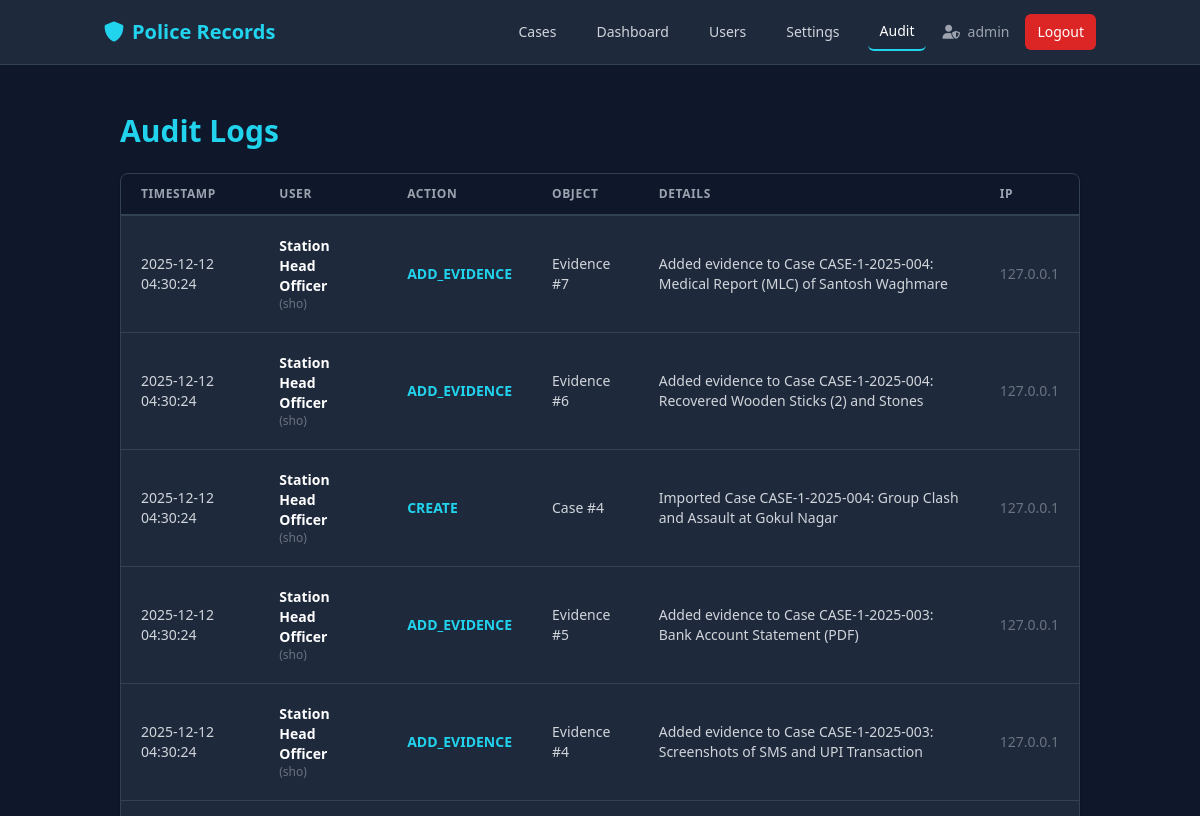
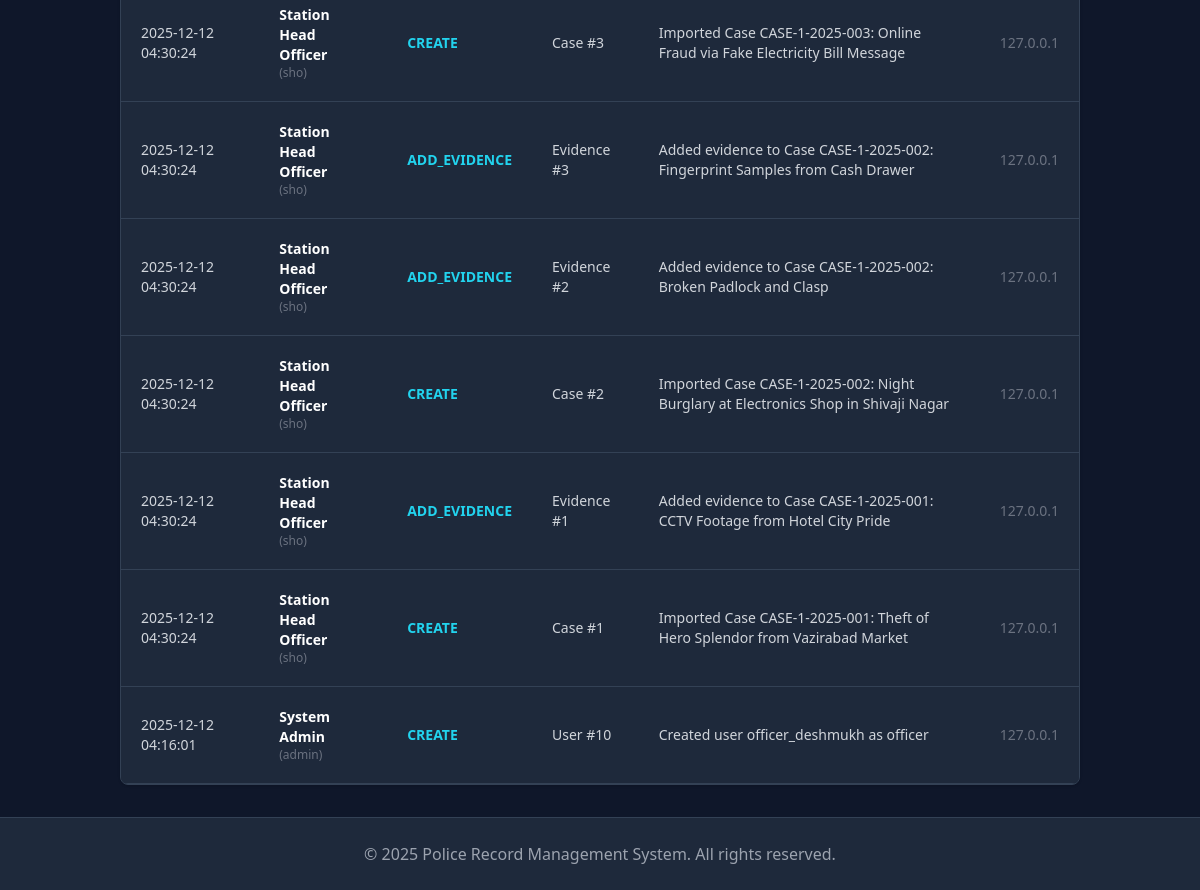
/admin/audit (signed in), run on an earlier commit of the app's database (2 pictures, top to bottom).
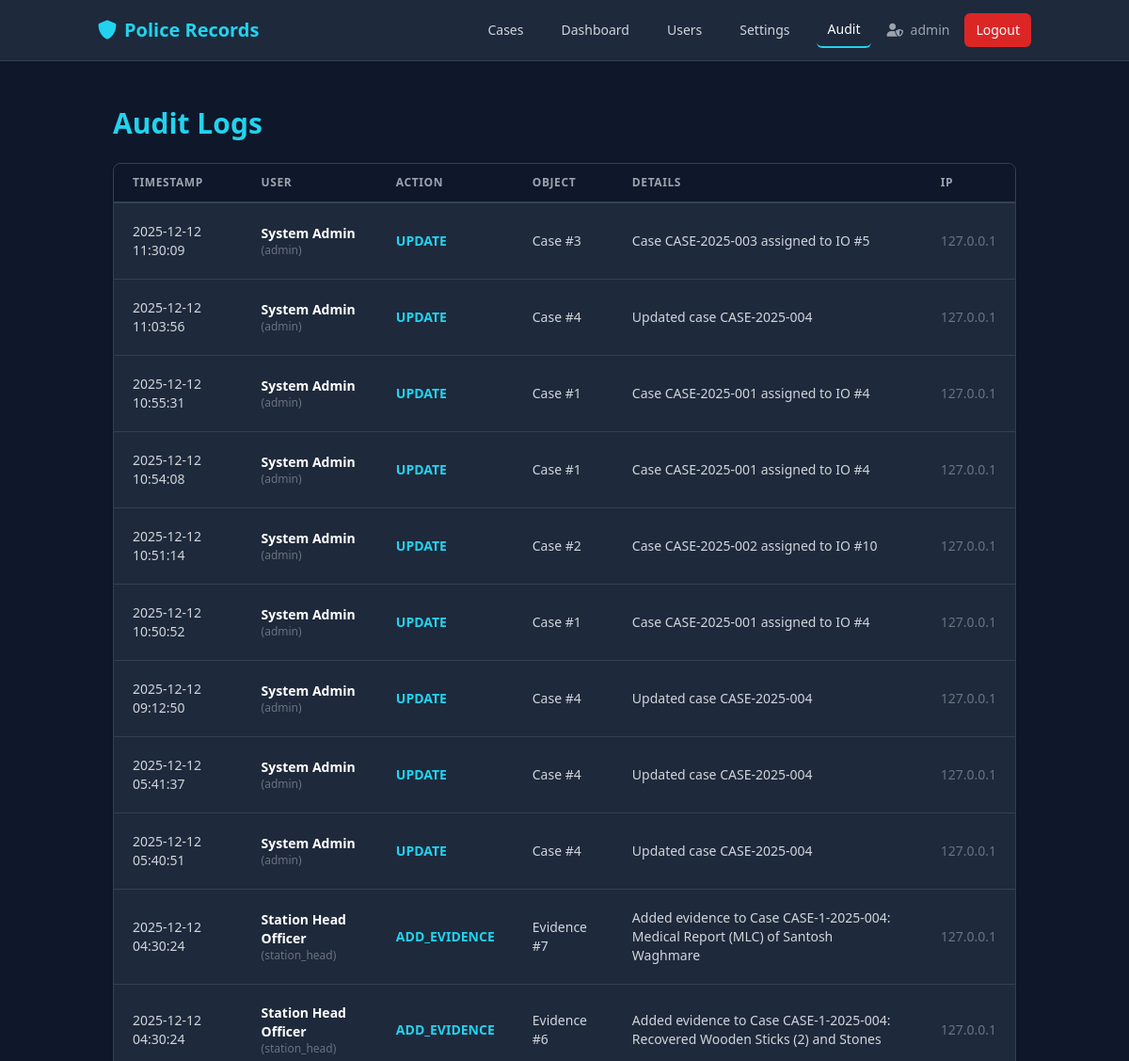
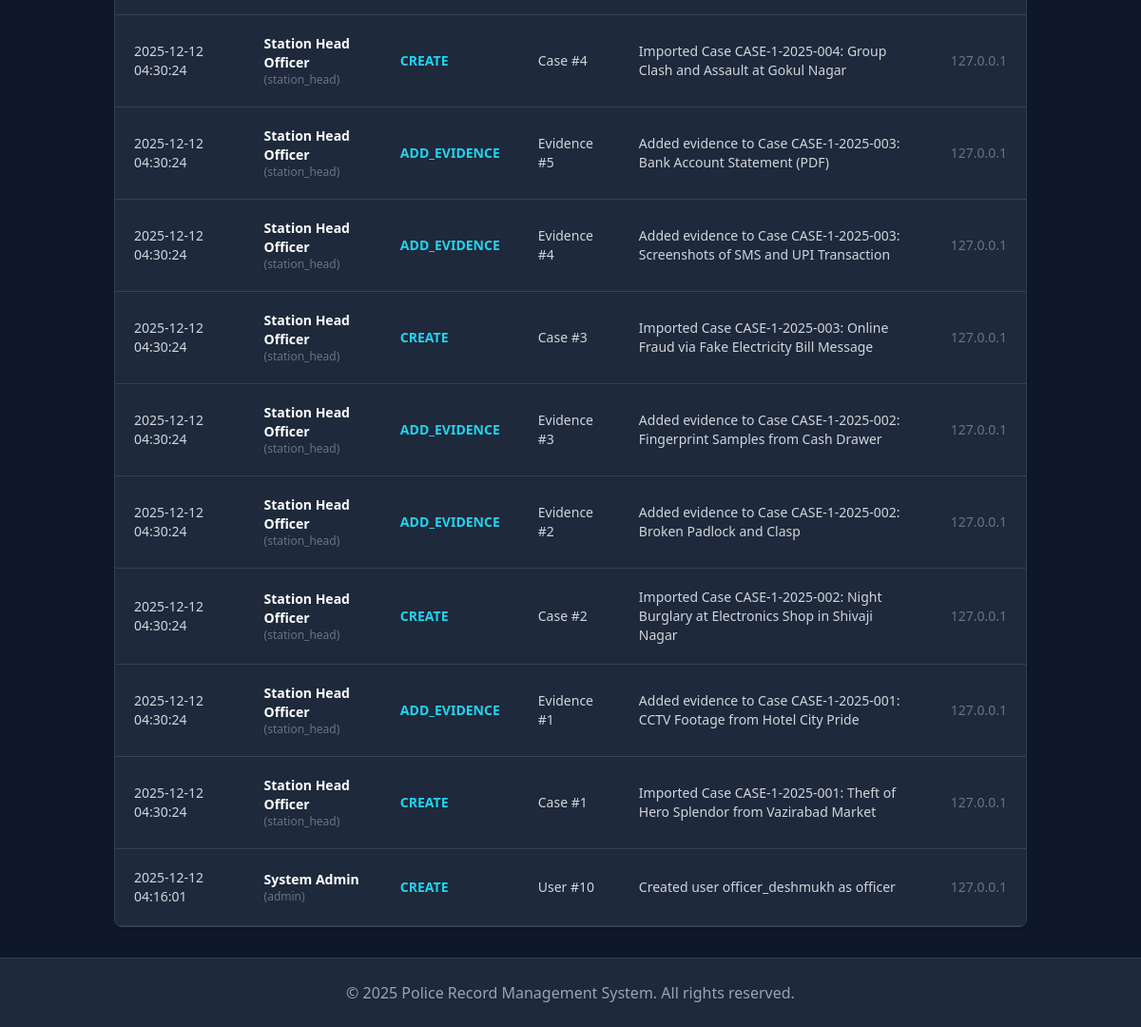
And on a later commit of the database (2 pictures, top to bottom).
### app/models.py (models this page shows, shortened)
class AuditLog(db.Model):
    id = db.Column(db.Integer, primary_key=True)
    station_id = db.Column(db.Integer, db.ForeignKey('station.id'), nullable=False)
    user_id = db.Column(db.Integer, db.ForeignKey('user.id'))
    action = db.Column(db.String(50), nullable=False) # CREATE, UPDATE, DELETE, LOGIN
    object_type = db.Column(db.String(50)) # Case, Evidence, User
    object_id = db.Column(db.Integer)
    details = db.Column(db.Text)
    ip_address = db.Column(db.String(50))
    timestamp = db.Column(db.DateTime, default=datetime.utcnow)
    user = db.relationship('User', backref=db.backref('audit_logs', lazy=True))

class User(db.Model, UserMixin):
    id = db.Column(db.Integer, primary_key=True)
    station_id = db.Column(db.Integer, db.ForeignKey('station.id'), nullable=False)
    username = db.Column(db.String(80), unique=True, nullable=False)
    email = db.Column(db.String(120), unique=True, nullable=False)
    password_hash = db.Column(db.String(255), nullable=False)
    role = db.Column(db.String(50), nullable=False)
    full_name = db.Column(db.String(120), nullable=False)
    badge_number = db.Column(db.String(50))
    inspector_id = db.Column(db.Integer, db.ForeignKey('user.id'))
    is_active = db.Column(db.Boolean, default=True)
    created_at = db.Column(db.DateTime, default=datetime.utcnow)
    station = db.relationship('Station', backref='users')
    officers = db.relationship('User', backref=db.backref('inspector', remote_side=[id]), lazy=True)
    cases_reported = db.relationship('Case', foreign_keys='Case.created_by_id', backref='reporter', lazy=True)
    firs_filed = db.relationship('FIR', foreign_keys='FIR.filed_by_id', backref='filer', lazy=True)

### app/admin/routes.py (the view)
@admin.route('/admin/audit')
@login_required
@admin_required
def audit_logs():
    logs = AuditLog.query.filter_by(station_id=current_user.station_id).order_by(AuditLog.timestamp.desc()).limit(100).all()
    return render_template('admin/audit.html', logs=logs)

### app/admin/routes.py (called while the page is built)
def admin_required(f):
    @wraps(f)
    def decorated_function(*args, **kwargs):
        if not current_user.is_authenticated or current_user.role != 'admin':
            return render_template('403.html'), 403
        return f(*args, **kwargs)
    return decorated_function

### app/models.py (called while the page is built)
@login_manager.user_loader
def load_user(user_id):
    return User.query.get(int(user_id))

### app/templates/admin/audit.html
{% extends "base.html" %}
{% block content %}
<div class="container mx-auto px-4">
    <h2 class="text-3xl font-bold text-cyan-400 mb-6">Audit Logs</h2>
    <div class="bg-slate-800 rounded-lg shadow border border-slate-700 overflow-hidden">
        <table class="min-w-full leading-normal">
            <thead>
                <tr>
                    <th
                        class="px-5 py-3 border-b-2 border-slate-700 bg-slate-900 text-left text-xs font-semibold text-gray-400 uppercase tracking-wider">
                        Timestamp</th>
                    <th
                        class="px-5 py-3 border-b-2 border-slate-700 bg-slate-900 text-left text-xs font-semibold text-gray-400 uppercase tracking-wider">
                        User</th>
                    <th
                        class="px-5 py-3 border-b-2 border-slate-700 bg-slate-900 text-left text-xs font-semibold text-gray-400 uppercase tracking-wider">
                        Action</th>
                    <th
                        class="px-5 py-3 border-b-2 border-slate-700 bg-slate-900 text-left text-xs font-semibold text-gray-400 uppercase tracking-wider">
                        Object</th>
                    <th
                        class="px-5 py-3 border-b-2 border-slate-700 bg-slate-900 text-left text-xs font-semibold text-gray-400 uppercase tracking-wider">
                        Details</th>
                    <th
                        class="px-5 py-3 border-b-2 border-slate-700 bg-slate-900 text-left text-xs font-semibold text-gray-400 uppercase tracking-wider">
                        IP</th>
                </tr>
            </thead>
            <tbody>
                {% for log in logs %}
                <tr>
                    <td class="px-5 py-5 border-b border-slate-700 bg-slate-800 text-sm text-gray-300">{{
                        log.timestamp.strftime('%Y-%m-%d %H:%M:%S') }}</td>
                    <td class="px-5 py-5 border-b border-slate-700 bg-slate-800 text-sm text-gray-300">
                        {% if log.user %}
                        <span class="font-semibold text-white">{{ log.user.full_name }}</span>
                        <span class="text-xs text-gray-500 block">({{ log.user.role }})</span>
                        {% else %}
                        <span class="text-gray-500 italic">System / Deleted User</span>
                        {% endif %}
                    </td>
                    <td class="px-5 py-5 border-b border-slate-700 bg-slate-800 text-sm font-bold text-cyan-400">{{
                        log.action }}</td>
                    <td class="px-5 py-5 border-b border-slate-700 bg-slate-800 text-sm text-gray-300">{{
                        log.object_type }} #{{ log.object_id }}</td>
                    <td class="px-5 py-5 border-b border-slate-700 bg-slate-800 text-sm text-gray-300">{{ log.details }}
                    </td>
                    <td class="px-5 py-5 border-b border-slate-700 bg-slate-800 text-sm text-gray-500">{{ log.ip_address
                        }}</td>
                </tr>
                {% endfor %}
            </tbody>
        </table>
    </div>
</div>
{% endblock %}

What changed in the data, as far as the page shows it:
added AuditLog: timestamp "2025-12-12 11:30:09", user.full_name "System Admin", user.role "admin", action "UPDATE", object_type "Case", object_id "3", details "Case CASE-2025-003 assigned to IO #5", ip_address "127.0.0.1"
added AuditLog: timestamp "2025-12-12 11:03:56", user.full_name "System Admin", user.role "admin", action "UPDATE", object_type "Case", object_id "4", details "Updated case CASE-2025-004", ip_address "127.0.0.1"
added AuditLog: timestamp "2025-12-12 10:55:31", user.full_name "System Admin", user.role "admin", action "UPDATE", object_type "Case", object_id "1", details "Case CASE-2025-001 assigned to IO #4", ip_address "127.0.0.1"
added AuditLog: timestamp "2025-12-12 10:54:08", user.full_name "System Admin", user.role "admin", action "UPDATE", object_type "Case", object_id "1", details "Case CASE-2025-001 assigned to IO #4", ip_address "127.0.0.1"
added AuditLog: timestamp "2025-12-12 10:51:14", user.full_name "System Admin", user.role "admin", action "UPDATE", object_type "Case", object_id "2", details "Case CASE-2025-002 assigned to IO #10", ip_address "127.0.0.1"
added AuditLog: timestamp "2025-12-12 10:50:52", user.full_name "System Admin", user.role "admin", action "UPDATE", object_type "Case", object_id "1", details "Case CASE-2025-001 assigned to IO #4", ip_address "127.0.0.1"
added AuditLog: timestamp "2025-12-12 09:12:50", user.full_name "System Admin", user.role "admin", action "UPDATE", object_type "Case", object_id "4", details "Updated case CASE-2025-004", ip_address "127.0.0.1"
added AuditLog: timestamp "2025-12-12 05:41:37", user.full_name "System Admin", user.role "admin", action "UPDATE", object_type "Case", object_id "4", details "Updated case CASE-2025-004", ip_address "127.0.0.1"
added AuditLog: timestamp "2025-12-12 05:40:51", user.full_name "System Admin", user.role "admin", action "UPDATE", object_type "Case", object_id "4", details "Updated case CASE-2025-004", ip_address "127.0.0.1"
changed through a linked row, AuditLog "Added evidence to Case CASE-1-2025-004: Medical Report (MLC) of Santosh Waghmare": user.role "sho" → "station_head"
changed through a linked row, AuditLog "Added evidence to Case CASE-1-2025-004: Recovered Wooden Sticks (2) and Stones": user.role "sho" → "station_head"
changed through a linked row, AuditLog "Imported Case CASE-1-2025-004: Group Clash and Assault at Gokul Nagar": user.role "sho" → "station_head"
changed through a linked row, AuditLog "Added evidence to Case CASE-1-2025-003: Bank Account Statement (PDF)": user.role "sho" → "station_head"
changed through a linked row, AuditLog "Added evidence to Case CASE-1-2025-003: Screenshots of SMS and UPI Transaction": user.role "sho" → "station_head"
changed through a linked row, AuditLog "Imported Case CASE-1-2025-003: Online Fraud via Fake Electricity Bill Message": user.role "sho" → "station_head"
changed through a linked row, AuditLog "Added evidence to Case CASE-1-2025-002: Fingerprint Samples from Cash Drawer": user.role "sho" → "station_head"
changed through a linked row, AuditLog "Added evidence to Case CASE-1-2025-002: Broken Padlock and Clasp": user.role "sho" → "station_head"
changed through a linked row, AuditLog (number 18 of 21 on the later page): user.role "sho" → "station_head"
changed through a linked row, AuditLog "Added evidence to Case CASE-1-2025-001: CCTV Footage from Hotel City Pride": user.role "sho" → "station_head"
changed through a linked row, AuditLog "Imported Case CASE-1-2025-001: Theft of Hero Splendor from Vazirabad Market": user.role "sho" → "station_head"
